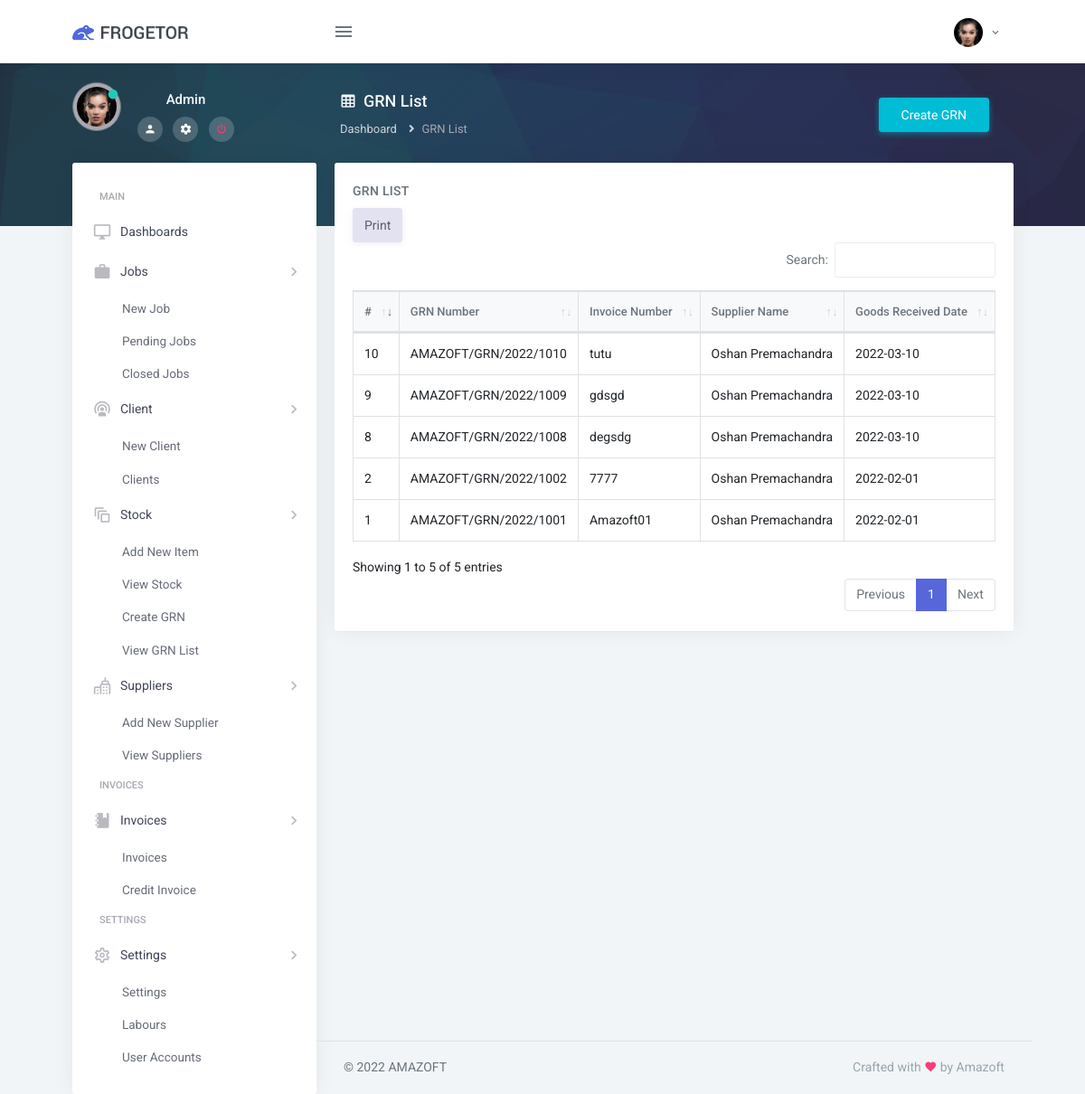
Screenshot of /view_grn_list.php (signed in) with the database file from the repository.
### tables this page shows
CREATE TABLE `users_profile_pic` (
  `users_profile_pic_id` int(11) NOT NULL,
  `user_id` varchar(255) DEFAULT NULL,
  `profile_image` varchar(255) DEFAULT NULL,
  `profile_pic_datetime` timestamp NOT NULL DEFAULT current_timestamp() ON UPDATE current_timestamp()
);

CREATE TABLE `users_login` (
  `user_id` int(3) NOT NULL,
  `name` varchar(255) NOT NULL,
  `email` varchar(255) NOT NULL,
  `password` varchar(255) NOT NULL,
  `role` varchar(3) NOT NULL,
  `tel` varchar(255) NOT NULL,
  `create_date` timestamp NULL DEFAULT current_timestamp()
);

CREATE TABLE `tbl_grn_details` (
  `grn_detail_id` int(11) NOT NULL,
  `supplier_id` varchar(255) DEFAULT NULL,
  `user_name` varchar(255) DEFAULT NULL,
  `user_id` varchar(255) DEFAULT NULL,
  `invoice_number` varchar(255) DEFAULT NULL,
  `grn_number` varchar(255) DEFAULT NULL,
  `goods_received_date` varchar(255) DEFAULT NULL,
  `note` mediumtext DEFAULT NULL,
  `stat` varchar(3) DEFAULT NULL,
  `grn_datetime` datetime DEFAULT NULL
);

CREATE TABLE `tbl_supplier` (
  `supplier_id` int(11) NOT NULL,
  `supplier_name` varchar(255) DEFAULT NULL,
  `supplier_company_name` varchar(255) DEFAULT NULL,
  `address` varchar(255) DEFAULT NULL,
  `phone_no` varchar(255) DEFAULT NULL,
  `email` varchar(255) DEFAULT NULL,
  `stat` varchar(3) DEFAULT NULL,
  `supplier_datetime` timestamp NOT NULL DEFAULT current_timestamp() ON UPDATE current_timestamp()
);

### view_grn_list.php (the view, shortened to what this page needs)
<?php
    $db=new DB();
    $conn=$db->connect();
    $user_id='';
    $user_name='';
    if (isset($_SESSION['Logged']) && $_SESSION['Logged'] == true)
    {
      $user_email = $_SESSION["email"];
      $getEmpQuery=$conn->query("SELECT user_id,name,email,role FROM users_login WHERE email='$user_email' ");
      while ($emp=$getEmpQuery->fetch_array()) {
        $user_id = $emp['0'];
        $user_name = $emp['1'];
      }
    }
    else
    {
        ?>
            <script type="text/javascript">
                window.location.href="login";
            </script>
        <?php
    }
?>
<!DOCTYPE html>
<html lang="en">
    <head>
        <?php include_once('controls/meta.php'); ?>
    </head>
    <body>
        <?php include_once('controls/top_nav.php'); ?>
        <div class="page-wrapper-img">
            <div class="page-wrapper-img-inner">
                <?php include_once('controls/top_nav_user_details.php'); ?>
                <div class="row">
                    <div class="col-sm-12">
                        <div class="page-title-box">
                            <div class="float-right align-item-center mt-2">
                                <button onclick="location.href='create_grn'" class="btn btn-info px-4 align-self-center report-btn">Create GRN</button>
                            </div>
                            <h4 class="page-title mb-2"><i class="mdi mdi-table-large mr-2"></i>GRN List</h4>
                            <div class="">
                                <ol class="breadcrumb">
                                    <li class="breadcrumb-item"><a href="index">Dashboard</a></li>
                                    <li class="breadcrumb-item active">GRN List</li>
                                </ol>
                            </div>
                        </div>
                    </div>
                </div>
            </div>
        </div>
        <div class="page-wrapper">
            <div class="page-wrapper-inner">
                <?php include_once('controls/side_nav.php'); ?>
                <div class="page-content">
                    <div class="container-fluid">
                        <div class="row">
                            <div class="col-12">
                                <div class="card">
                                    <div class="card-body">
                                        <h4 class="mt-0 header-title">GRN List</h4>
                                        <table id="GRN-table" class="table table-bordered dt-responsive nowrap" style="border-collapse: collapse; border-spacing: 0; width: 100%;">
                                            <thead>
                                            <tr>
                                                <th>#</th>
                                                <th>GRN Number</th>
                                                <th>Invoice Number</th>
                                                <th>Supplier Name</th>
                                                <th>Goods Received Date</th>
                                            </tr>
                                            </thead>
                                            <tbody>
                                            <?php
                                                $GRNsql = "SELECT * FROM tbl_grn_details tgd INNER JOIN tbl_supplier tsu ON tgd.supplier_id=tsu.supplier_id WHERE tgd.stat='1' ";
                                                $rs=$conn->query($GRNsql);
                                                while($GRNrs =$rs->fetch_array())
                                                {
                                                    $GRNDetailId=$GRNrs[0];
                                                    $InvoiceNumber=$GRNrs[4];
                                                    $GoodsReceivedDate=$GRNrs[6];
                                                    $GRNDateTime=$GRNrs[9];
                                                    $GRNYear = date('Y', strtotime($GRNDateTime)) ;
                                                    $SupplierName=$GRNrs[11];
                                            ?>
                                            <tr onclick="location.href='grn_invoice_view?g=<?php echo (base64_encode($GRNDetailId)); ?>'" style="cursor: pointer;">
                                                <td><?php echo $GRNDetailId; ?></td>
                                                <td>AMAZOFT/GRN/<?php echo $GRNYear; ?>/<?php echo 1000+$GRNDetailId;?></td>
                                                <td><?php echo $InvoiceNumber; ?></td>
                                                <td><?php echo $SupplierName; ?></td>
                                                <td><?php echo $GoodsReceivedDate; ?></td>
                                            </tr>
                                            <?php } ?>
                                            </tbody>
                                        </table>
                                    </div>
                                </div>
                            </div>
                        </div>
                    </div>
                    <?php include_once('controls/footer.php'); ?>
                </div>
            </div>
        </div>
    </body>
</html>

### controls/meta.php (shortened to what this page needs)
<link href="assets/plugins/jvectormap/jquery-jvectormap-2.0.2.css" rel="stylesheet">
<link href="assets/plugins/datatables/dataTables.bootstrap4.min.css" rel="stylesheet" type="text/css" />
<link href="assets/plugins/datatables/buttons.bootstrap4.min.css" rel="stylesheet" type="text/css" />
<link href="assets/css/bootstrap.min.css" rel="stylesheet" type="text/css" />
<link href="assets/css/icons.css" rel="stylesheet" type="text/css" />
<link href="assets/css/metismenu.min.css" rel="stylesheet" type="text/css" />
<link href="assets/css/style.css" rel="stylesheet" type="text/css" />
<link rel="stylesheet" href="https://cdn.datatables.net/buttons/2.1.0/css/buttons.dataTables.min.css">
<link href="https://cdn.jsdelivr.net/npm/select2@4.1.0-rc.0/dist/css/select2.min.css" rel="stylesheet" />

### controls/top_nav.php (shortened to what this page needs)
<div class="topbar">
     <nav class="navbar-custom">
        <div class="topbar-left">
            <a href="index" class="logo">
                <span>
                    <img src="assets/images/logo-sm.png" alt="logo-small" class="logo-sm">
                </span>
                <span>
                    <img src="assets/images/logo-dark.png" alt="logo-large" class="logo-lg">
                </span>
            </a>
        </div>
        <ul class="list-unstyled topbar-nav float-right mb-0">
            <li class="dropdown">
                <a class="nav-link dropdown-toggle waves-effect waves-light nav-user" data-toggle="dropdown" href="#" role="button"
                    aria-haspopup="false" aria-expanded="false">
                    <?php
                        $checkProfilePicCount = $conn->query("SELECT count(*) FROM users_profile_pic WHERE user_id='$user_id'");
                        if($cppcRS = $checkProfilePicCount->fetch_array()){
                        $ProfilePicCount = (int)$cppcRS[0];
                        }
                            if($ProfilePicCount == 0){
                    ?>
                            <img alt="image" src="assets/images/profile.jpg" style="width: 32px; height: 32px; object-fit: cover;" class="rounded-circle">
                    <?php }else{ ?>
                    <?php
                        $getUserProPic=$conn->query("SELECT profile_image FROM users_profile_pic WHERE user_id='$user_id' ");
                        if($gunRs = $getUserProPic->fetch_array()){
                            $ProPic = $gunRs[0];
                    ?>
                            <img alt="image" src="user_profile_pic/<?php echo $ProPic; ?>" style="width: 32px; height: 32px; object-fit: cover;" class="rounded-circle">
                        <?php } ?>
                    <?php } ?>
                    <span class="ml-1 nav-user-name hidden-sm"> <i class="mdi mdi-chevron-down"></i> </span>
                </a>
            </li>
        </ul>
        <ul class="list-unstyled topbar-nav mb-0">
            <li>
                <button class="button-menu-mobile nav-link waves-effect waves-light">
                    <i class="mdi mdi-menu nav-icon"></i>
                </button>
            </li>
        </ul>
    </nav>
</div>

### controls/top_nav_user_details.php
<div class="sidebar-user media">
    <?php
        $checkProfilePicCount = $conn->query("SELECT count(*) FROM users_profile_pic WHERE user_id='$user_id'");
        if($cppcRS = $checkProfilePicCount->fetch_array()){
        $ProfilePicCount = (int)$cppcRS[0];
        }
            if($ProfilePicCount == 0){
    ?>
            <img alt="image" src="assets/images/profile.jpg" style="width: 128px; height: 128px; object-fit: cover;" class="rounded-circle img-thumbnail mb-1">
    <?php }else{ ?>
    <?php
        $getUserProPic=$conn->query("SELECT profile_image FROM users_profile_pic WHERE user_id='$user_id' ");
        if($gunRs = $getUserProPic->fetch_array()){
            $ProPic = $gunRs[0];
    ?>
            <img alt="image" src="user_profile_pic/<?php echo $ProPic; ?>" style="width: 54px; height: 54px; object-fit: cover;" class="rounded-circle img-thumbnail mb-1">
        <?php } ?>
    <?php } ?>
    <span class="online-icon"><i class="mdi mdi-record text-success"></i></span>
    <div class="media-body">
        <h5 class="text-light"><?php echo $user_name; ?></h5>
        <ul class="list-unstyled list-inline mb-0 mt-2">
            <li class="list-inline-item">
                <a href="index" class=""><i class="mdi mdi-account text-light"></i></a>
            </li>
            <li class="list-inline-item">
                <a href="settings" class=""><i class="mdi mdi-settings text-light"></i></a>
            </li>
            <li class="list-inline-item">
                <a href="signout" class=""><i class="mdi mdi-power text-danger"></i></a>
            </li>
        </ul>
    </div>
</div>

### controls/side_nav.php (shortened to what this page needs)
<div class="left-sidenav">
    <ul class="metismenu left-sidenav-menu" id="side-nav">
        <li class="menu-title">Main</li>
        <li>
            <a href="index"><i class="mdi mdi-monitor"></i><span>Dashboards</span></a>
        </li>
        <li>
            <a href="javascript: void(0);"><i class="mdi mdi-briefcase"></i><span>Jobs</span><span class="menu-arrow"><i class="mdi mdi-chevron-right"></i></span></a>
            <ul class="nav-second-level" aria-expanded="false">
                <li><a href="new_job"><span>New Job</span></a></li>
                <li><a href="pending_jobs"><span>Pending Jobs</span></a></li>
                <li><a href="closed_jobs"><span>Closed Jobs</span></a></li>
            </ul>
        </li>
        <li>
            <a href="javascript: void(0);"><i class="mdi mdi-podcast"></i><span>Client</span><span class="menu-arrow"><i class="mdi mdi-chevron-right"></i></span></a>
            <ul class="nav-second-level" aria-expanded="false">
                <li><a href="reg_client">New Client</a></li>
                <li><a href="clients">Clients</a></li>
            </ul>
        </li>
        <li>
            <a href="javascript: void(0);"><i class="mdi mdi-animation-outline"></i><span>Stock</span><span class="menu-arrow"><i class="mdi mdi-chevron-right"></i></span></a>
            <ul class="nav-second-level" aria-expanded="false">
                <li><a href="add_item">Add New Item</a></li>
                <li><a href="view_stock">View Stock</a></li>
                <li><a href="create_grn">Create GRN</a></li>
                <li><a href="view_grn_list">View GRN List</a></li>
            </ul>
        </li>
        <li>
            <a href="javascript: void(0);"><i class="mdi mdi-city-variant-outline"></i><span>Suppliers</span><span class="menu-arrow"><i class="mdi mdi-chevron-right"></i></span></a>
            <ul class="nav-second-level" aria-expanded="false">
                <li><a href="add_supplier">Add New Supplier</a></li>
                <li><a href="view_suppliers">View Suppliers</a></li>
            </ul>
        </li>
        <li class="menu-title">Invoices</li>
        <li>
            <a href="javascript: void(0);"><i class="mdi mdi-notebook"></i><span>Invoices</span><span class="menu-arrow"><i class="mdi mdi-chevron-right"></i></span></a>
            <ul class="nav-second-level" aria-expanded="false">
                <li><a href="old_invoice">Invoices</a></li>
                <li><a href="credit_invoice">Credit Invoice</a></li>
            </ul>
        </li>
        <li class="menu-title">Settings</li>
        <li>
            <a href="javascript: void(0);"><i class="mdi mdi-settings-outline"></i><span>Settings</span><span class="menu-arrow"><i class="mdi mdi-chevron-right"></i></span></a>
            <ul class="nav-second-level" aria-expanded="false">
                <li><a href="settings">Settings</a></li>
                <li><a href="add_labour">Labours</a></li>
                <li><a href="user_accounts">User Accounts</a></li>
            </ul>
        </li>
    </ul>
</div>

### controls/footer.php (shortened to what this page needs)
<footer class="footer text-center text-sm-left">
    &copy; 2022 AMAZOFT <span class="text-muted d-none d-sm-inline-block float-right">Crafted with <i class="mdi mdi-heart text-danger"></i> by Amazoft</span>
</footer>

### rows the page displays
users_profile_pic: profile_image (picture)
users_login: name "Admin"
tbl_grn_details: grn_detail_id "1", grn_datetime "2022", 1000+$GRNDetailId "1001", invoice_number "Amazoft01", supplier.supplier_name "Oshan Premachandra", goods_received_date "2022-02-01"
tbl_grn_details: grn_detail_id "2", grn_datetime "2022", 1000+$GRNDetailId "1002", invoice_number "7777", supplier.supplier_name "Oshan Premachandra", goods_received_date "2022-02-01"
tbl_grn_details: grn_detail_id "8", grn_datetime "2022", 1000+$GRNDetailId "1008", invoice_number "degsdg", supplier.supplier_name "Oshan Premachandra", goods_received_date "2022-03-10"
tbl_grn_details: grn_detail_id "9", grn_datetime "2022", 1000+$GRNDetailId "1009", invoice_number "gdsgd", supplier.supplier_name "Oshan Premachandra", goods_received_date "2022-03-10"
tbl_grn_details: grn_detail_id "10", grn_datetime "2022", 1000+$GRNDetailId "1010", invoice_number "tutu", supplier.supplier_name "Oshan Premachandra", goods_received_date "2022-03-10"
